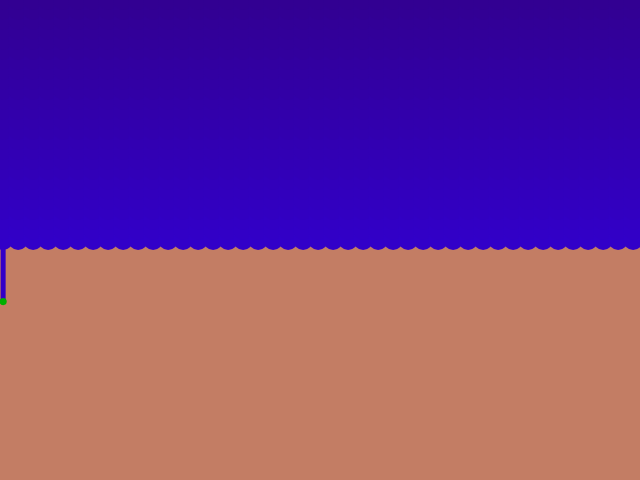
Frame 1 (no input)
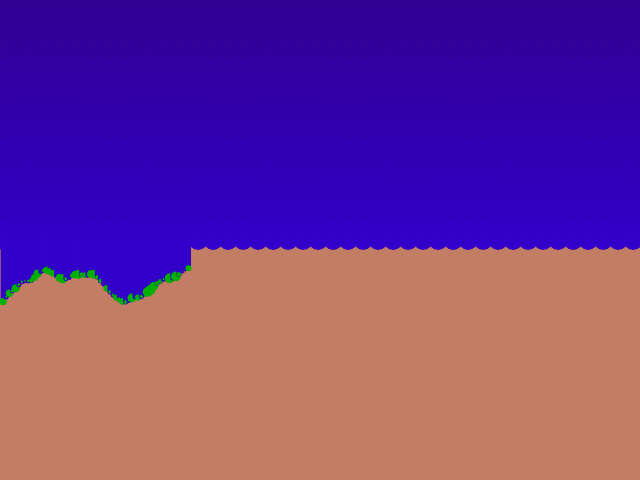
Frame 60 (no input)
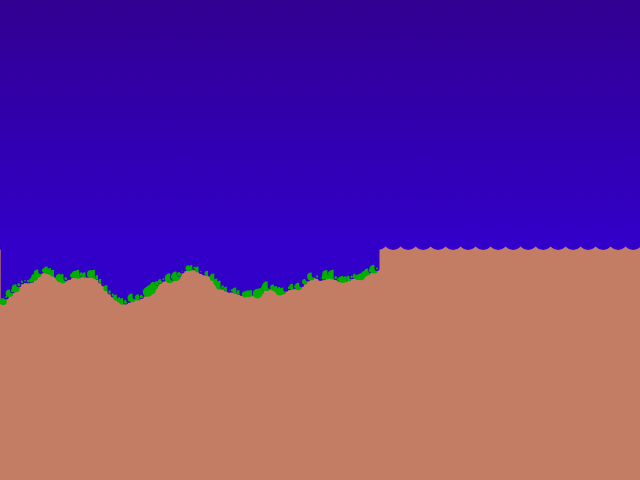
Frame 120 (the mouse pressed at the canvas centre since frame 60)

The p5.js sketch that drew these frames (run headless with seeded random() and noise() and a simulated clock; from frame 60 on, the mouse is pressed at the canvas centre):

// p5.js sketch
// ── sketch.js
let time = 0.0, moveX = 0.0, blue = 200.0, x = 0.0, y = 0.0
let sky = false
let bg = [195, 125, 100]

function setup() {
  createCanvas(640, 480)
  background(bg)
}

function draw() {
  time += 0.05
  moveX += PI
  translate(moveX, height / 2)
  y = map(noise(time), 0, 1, 0, 95)
  strokeWeight(5)
  stroke(50, 0, 200)
  line(0, 0, x, y)
  strokeWeight(random(0, 10))
  stroke(0, 175, 0)
  point(x, y)
  if(!sky) {
    strokeWeight(20)
    for(let x = 0; x < width; x += 15) {
      for(let y = 0; y < height; y += 10) {
        stroke(50, 0, blue)
        point(x, -y)
        blue -= 2.25
      }
      blue = 200
    }
  }
  sky = true
  if(moveX > width) {
    moveX = 0
    sky = false
    background(bg)
  }
}
